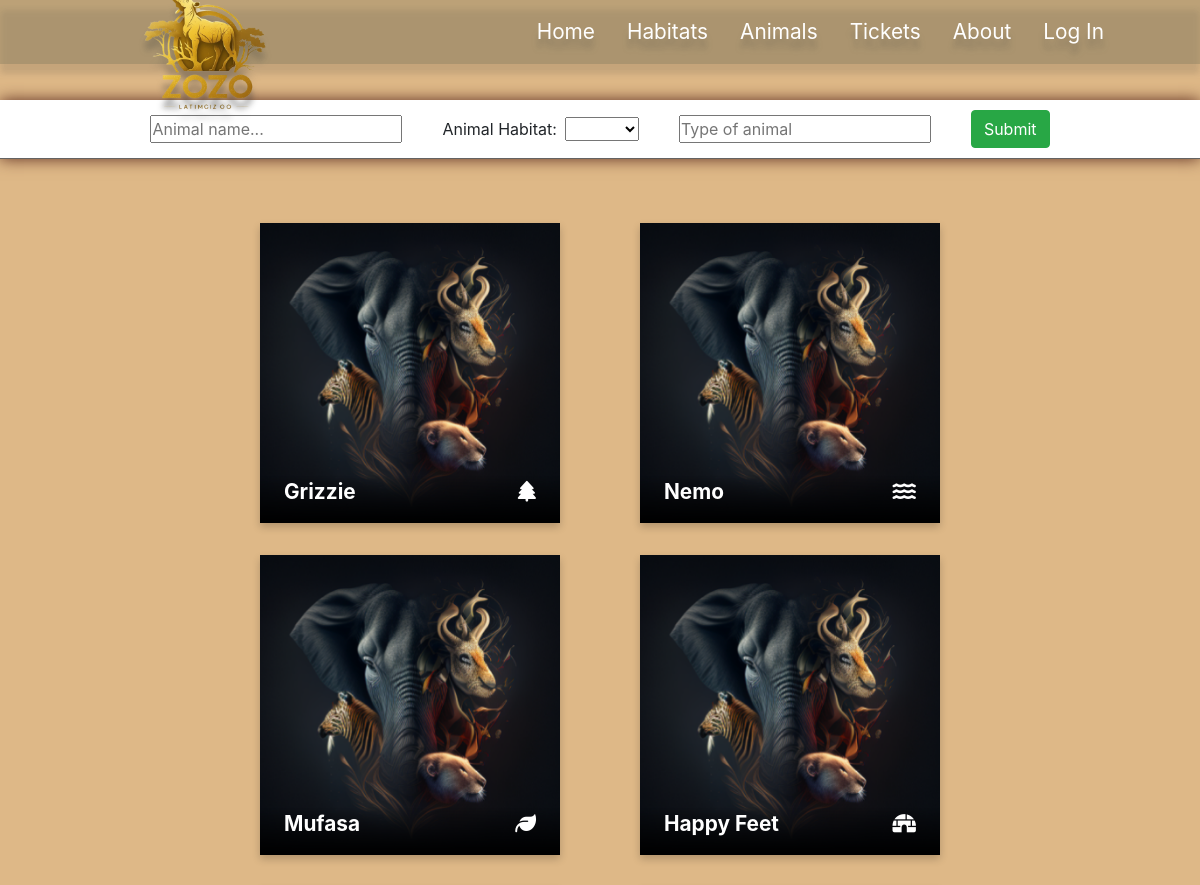
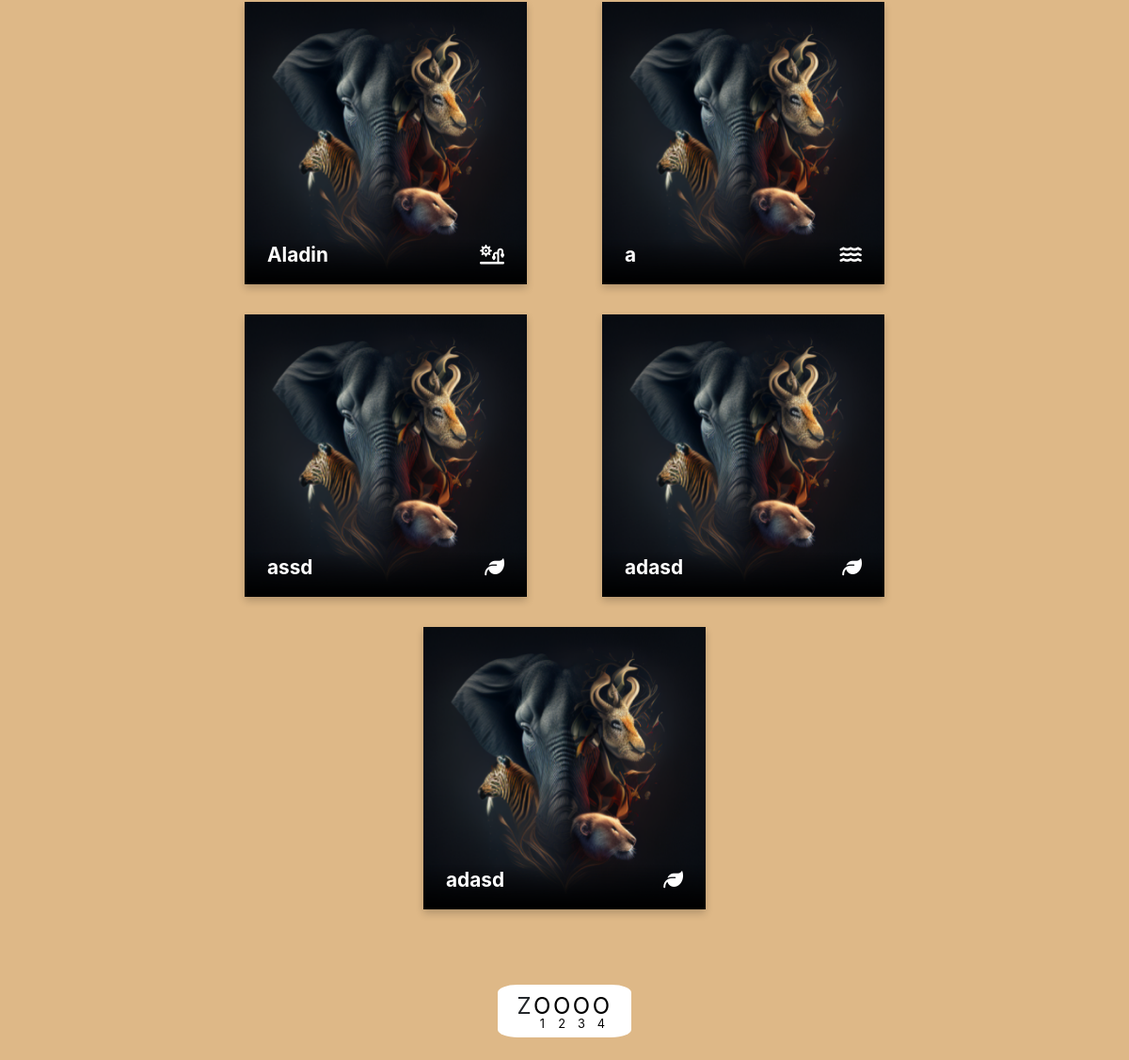
The app's page /pages/animals-user.php with its own data (2 pictures, top to bottom).
### tables this page shows
CREATE TABLE `animals` (
  `id` int(20) NOT NULL,
  `habitat` varchar(25) NOT NULL,
  `name` varchar(25) NOT NULL,
  `type` varchar(25) NOT NULL,
  `age` int(4) NOT NULL,
  `description` text NOT NULL
);

### pages/animals-user.php (the view, shortened to what this page needs)
<!DOCTYPE html>
<html lang="en">
<head>
    <link rel="stylesheet" href="https://cdn.jsdelivr.net/npm/bootstrap@4.0.0/dist/css/bootstrap.min.css">
    <link rel="stylesheet" href="../style.css">
</head>
<body id="animals-user-body" style="background-color: burlywood;">
    <div class="animals_panel" id="topOfPage">
    <nav class="nav">
        <img src="../media/logo.png" id="logo" />
        <div class="nav-items">
            <div class="nav-item"><a href="../index.php">Home</a></div>
            <div class="nav-item"><a href="../pages/habitatMap.php">Habitats</a></div>
            <div class="nav-item"><a href="../pages/animals-user.php">Animals</a></div>
            <div class="nav-item"><a href="../pages/ticket.php">Tickets</a></div>
            <div class="nav-item"><a href="../pages/about.php">About</a></div>
            <?php
                if (isset($_COOKIE['user_fname'])) {
                    $user_fname = $_COOKIE['user_fname'];
                    $user_power = $_COOKIE['user_power'];
                    switch ($user_power) {
                        case "User":
                            echo "<i class='user-icon user fa-solid fa-user'></i>";
                            break;
                        case "Helper":
                            echo "<i class='user-icon helper fa-solid fa-shield-halved'></i>";
                            break;
                        case "Admin":
                            echo "<i class='user-icon admin fa-solid fa-crown'></i>";
                            break;
                    }
                    echo "<div class='nav-item'><a href='../pages/account.php'>$user_fname</a></div>";
                }
                else
                    echo '<div class="nav-item"><a href="../pages/signup.php">Log In</a></div>';
            ?>
        </div>
    </nav>
        <div class="animals-main-panel">
            <form class="search-bar" action="" method="get" autocomplete="off">
                <div style="display: flex; align-items: center;">
                    <p style="margin-bottom: 0; margin-right: 0.5rem;">Animal Habitat:</p>
                    <select name="map" id="map">
                        <option value=""></option>
                        <option value="ocean">Ocean</option>
                    </select>
                </div>
                <div>
                    <input list="types" id="type" name="type" placeholder="Type of animal">
                </div>
                <input class="btn btn-success" type="submit" value="Submit">
            </form>
            <div class="results">
                <?php
                    $servername = "localhost";
                    $username = "root";
                    $password = "";
                    $conn = mysqli_connect($servername, $username, $password, 'zoo');
                    function addCard($id, $animalName, $habitat, $animalType, $animalAge, $description){
                        switch($habitat){
                            case "Forest":
                                $icon = '<i class="fa-solid fa-tree"></i>';
                                break;
                            case "Jungle":
                                $icon = '<i class="fa-solid fa-leaf"></i>';
                                break;
                            case "Arctic":
                                $icon = '<i class="fa-solid fa-igloo"></i>';
                                break;
                            case "Desert":
                                $icon = '<i class="fa-solid fa-sun-plant-wilt"></i>';
                                break;
                            case "Ocean":
                                $icon = '<i class="fa-solid fa-water"></i>';
                                break;
                        }
                        echo <<<"EOD"
                        <a id="linkNr$id" class="photolinks" href="viewAnimal.php?id=$id">
                            <div class="flip-card">
                                <div class="flip-card-inner">
                                    <div class="flip-card-front">
                                        <div class="overtext">
                                            <p><strong>$animalName</strong></p>
                                            <p class="habitat-icon">$icon</p>
                                        </div>
                                        <img class="flipcard-image" src="../media/flipcard_sample.png">
                                    </div>
                                    <div class="flip-card-back">
                                        <div class="flipback-header">
                                            <div class="name">
                                                <div style="font-size: 1.5rem; margin-bottom: -5px;"><strong>$animalName</strong></div>
                                                <div class="type-kitty">$animalType</div>
                                            </div>
                                            <div class="age">
                                                <div class="age-nr"><strong>$animalAge</strong></div>
                                                <div class="yrs">years old</div>
                                            </div>
                                        </div>
                                        <div class="flipback-rest">
                                            <p>From the $habitat</p>
                                            <p>$description</p>
                                        </div>
                                    </div>
                                </div>
                            </div>
                        </a>
                        EOD;
                    }
                    $sql = 'SELECT * FROM animals ';
                    $result = mysqli_query($conn, $sql);
                    if (mysqli_num_rows($result) > 0) {
                        while ($row = mysqli_fetch_assoc($result)) {
                            addCard($row['id'], $row['name'], $row['habitat'], $row['type'], $row['age'], $row['description']);
                        }
                    }else{
                        echo "0 results";
                    }
                ?>
            </div>
            <br><br>
            <div class="pagenation" id="pagenation" aria-label="breadcrumb">
            </div>
            <br>
        </div>
    </div>
</body>
</html>

### style.css (style rules this page uses)
* { margin: 0px; padding: 0px; box-sizing: border-box; }
.nav { position: absolute; z-index: 99; background-color: #76745a54; width: 100%; height: 8vh; filter: drop-shadow(0px 10px 3px rgba(54, 54, 54, 0.452)); position: absolute; display: flex; align-items: center; justify-content: flex-end; padding: 0 5rem; transition: ease-in-out 0.2s; user-select: none; }
.nav-items { display: flex; align-items: center; justify-self: flex-end; }
.nav-item { color: white; font-size: 1.3rem; padding: 0 1rem; }
.nav-item a { text-decoration: none; color: white; }
#logo { width: 13.5%; position: absolute; left: 125px; top: -30px; }
.animals_panel { width: 100%; background-position: center; background-size: cover; display: flex; flex-direction: column; align-items: center; }
.search-bar { border-bottom: 1px solid rgb(100, 99, 99); box-shadow: 5px 0px 8px #747974; display: flex; align-items: center; justify-content: center; width: 100%; background-color: white; padding: 10px; box-shadow: 0px 0px 15px rgb(94,46,33); }
.search-bar>* { margin-left: 20px; margin-right: 20px; }
.pagenation { margin-top: 2rem; margin-bottom: 0 !important; }
html { scroll-behavior: smooth; }
.flip-card { background-color: transparent; width: 300px; height: 300px; perspective: 1000px; margin-top: 2rem; }
.flip-card-inner { position: relative; width: 100%; height: 100%; text-align: center; transition: transform 0.6s; transform-style: preserve-3d; box-shadow: 0 4px 8px 0 rgba(0,0,0,0.2); }
.flip-card-front, .flip-card-back { position: absolute; width: 100%; height: 100%; -webkit-backface-visibility: hidden; backface-visibility: hidden; }
.flip-card-front { background-color: #bbb; color: black; }
.flip-card-back { background-color: rgb(116,103,89); color: white; transform: rotateY(180deg); overflow-x: hidden; overflow-y: auto; }
.flipback-rest { padding: 20px; }
.animals-main-panel { margin-top: 100px; display: flex; flex-direction: column; justify-content: center; align-items: center; }
.results { width: 70%; display: flex; flex-wrap: wrap; justify-content: space-evenly; margin-top: 2rem; }
.flipcard-image { width: 100%; height: 100%; }
.flipback-header { display: flex; justify-content: space-between; padding: 20px; background-color: rgb(87, 77, 67); align-items: center; }
.age { width: 30%; display: flex; justify-content: center; }
.age-nr { font-size: 2rem; }
.yrs { font-size: 0.7rem; align-items: center; display: inherit; margin-left: 5px; }
.overtext { position: absolute; z-index: 999; background-image: linear-gradient(transparent, black); width: 100%; color: white; font-size: 1.3rem; bottom: 0px; padding: 0 1.5rem; display: flex; justify-content: space-between; align-items: center; }
.type-kitty { font-size: 0.7rem; float: left; margin-bottom: -50px; }

### records on screen
animals: name "Grizzie", habitat "Forest" (drawn)
animals: name "Nemo", habitat "Ocean" (drawn)
animals: name "Mufasa", habitat "Jungle" (drawn)
animals: name "Happy Feet", habitat "Arctic" (drawn)
animals: name "Aladin", habitat "Desert" (drawn)
animals: name "a", habitat "Ocean" (drawn)
animals: name "assd", habitat "Jungle" (drawn)
animals: name "adasd", habitat "Jungle" (drawn)
animals: name "adasd", habitat "Jungle" (drawn)
